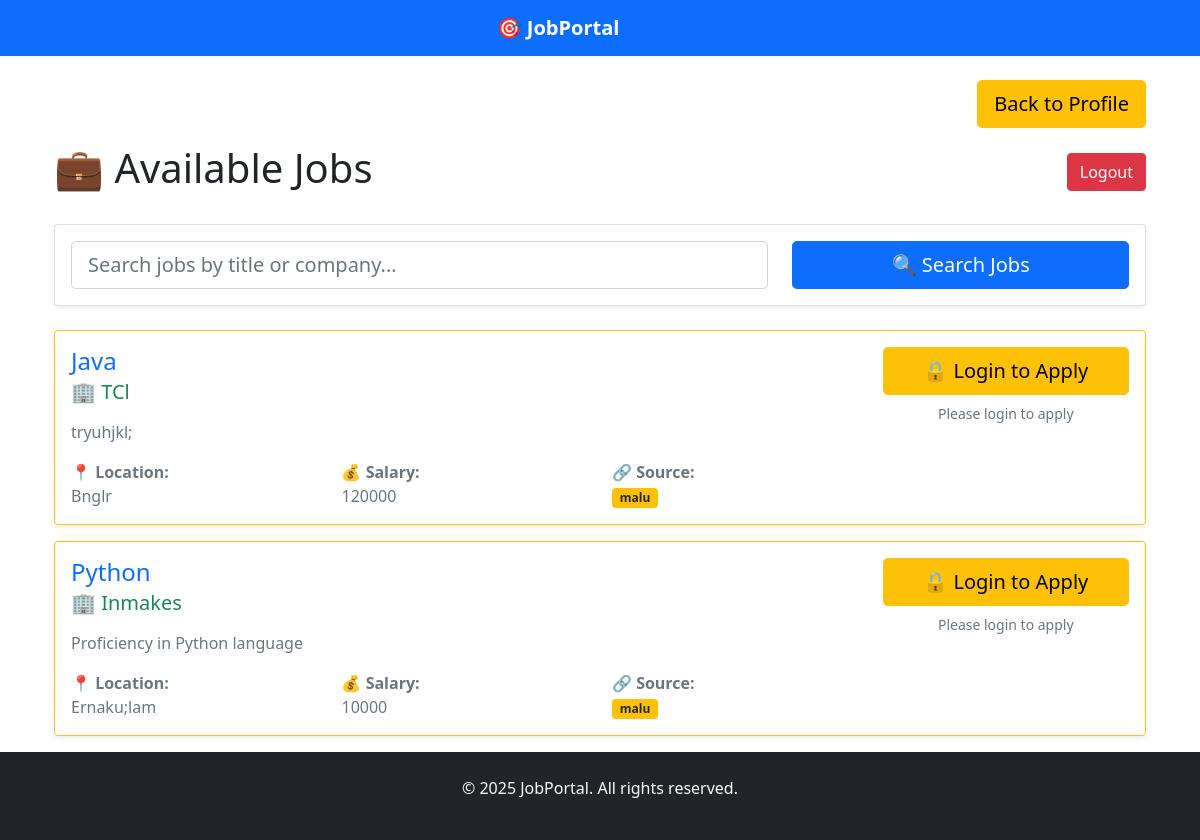
The app's page /jobs/, older data.
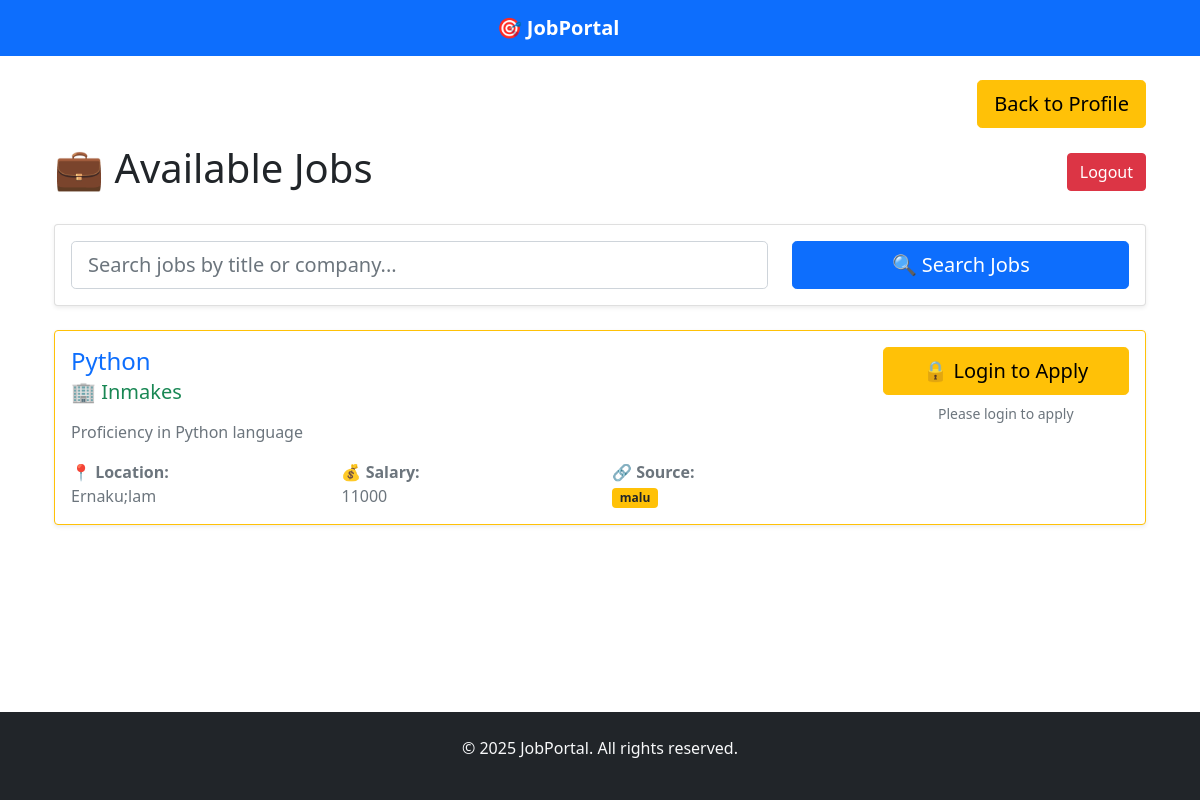
The same page, newer data.
### Portal/models.py (models this page shows, shortened)
class Job(models.Model):
    employer = models.ForeignKey(
        User,
        on_delete=models.CASCADE,
        related_name="jobs",
        limit_choices_to={"role": "employer"},
    )
    title = models.CharField(max_length=120)
    description = models.TextField()
    salary = models.CharField(max_length=50, blank=True)
    location = models.CharField(max_length=120)
    category = models.CharField(max_length=120)
    company = models.CharField(max_length=120)
    created_at = models.DateTimeField(auto_now_add=True)
    class Meta:
        ordering = ["-created_at"]

class User(AbstractUser):
    ROLE_CHOICES = (
        ("seeker", "Job Seeker"),
        ("employer", "Employer"),
    )
    role = models.CharField(max_length=10, choices=ROLE_CHOICES)

### Portal/views.py (the view)
# urls.py: path("jobs/", views.job_list, name="job_list"),
def job_list(request):
    search = request.GET.get("search", "")
    jobs = Job.objects.all()
    if search:
        jobs = jobs.filter(
            Q(title__icontains=search)
            | Q(company__icontains=search)
            | Q(description__icontains=search)
        )
    applied_jobs = []
    if request.user.is_authenticated:
        applied_jobs = Application.objects.filter(
            seeker=request.user  # Changed from 'user' to 'seeker'
        ).values_list("job_id", flat=True)
    return render(
        request,
        "seeker/job_list.html",
        {"jobs": jobs, "search": search, "applied_jobs": applied_jobs},
    )

### templates/seeker/job_list.html (shortened to what this page needs)
{% extends 'base.html' %}
{% block content %}
<div class="container">
    <div class="row">
        <div class="col-md-12">
            <div class="col-md-12 mb-3 text-end">
                <a href = "{% url 'dashboard' %}" class="justify-content-end btn btn-warning btn-lg w-10">
                    Back to Profile
                </a>
            </div>
            <div class="d-flex justify-content-between align-items-center mb-4">
                <div>
                    <h1>💼 Available Jobs</h1>
                </div>
                <form method="post" action="{% url 'logout' %}" style="display: inline;">
                    <button type="submit" class="btn btn-danger text-white fs-6">Logout</button>
                </form>
            </div>
            <div class="card mb-4">
                <div class="card-body">
                    <form method="get" class="row">
                        <div class="col-md-8">
                            <input type="text" name="search" class="form-control form-control-lg"
                                   placeholder="Search jobs by title or company..."
                                   value="{{ search }}">
                        </div>
                        <div class="col-md-4">
                            <button type="submit" class="btn btn-primary btn-lg w-100">
                                🔍 Search Jobs
                            </button>
                        </div>
                    </form>
                </div>
            </div>
            {% if jobs %}
                {% for job in jobs %}
                <div class="card mb-3 border-warning">
                    <div class="card-body">
                        <div class="row">
                            <div class="col-md-9">
                                <h4 class="card-title text-primary">{{ job.title }}</h4>
                                <h5 class="card-subtitle mb-3 text-success">
                                    🏢 {{ job.company }}
                                </h5>
                                <p class="card-text text-muted mb-3">
                                    {{ job.description }}
                                </p>
                                <div class="row text-muted">
                                    <div class="col-md-4">
                                        <strong>📍 Location:</strong><br>
                                        {{ job.location }}
                                    </div>
                                    <div class="col-md-4">
                                        <strong>💰 Salary:</strong><br>
                                        {{ job.salary }}
                                    </div>
                                    <div class="col-md-4">
                                        <strong>🔗 Source:</strong><br>
                                        <span class="badge bg-warning text-dark">{{ job.employer }}</span>
                                    </div>
                                </div>
                            </div>
                            <div class="col-md-3 text-center">
                                <div class="d-grid gap-2">
                                    {% if user.is_authenticated %}
                                        {% if job.id in applied_jobs %}
                                            <button class="btn btn-success btn-lg" disabled>
                                                ✅ Applied
                                            </button>
                                            <small class="text-muted">
                                                Application submitted
                                            </small>
                                        {% else %}
                                            <form method="post" action="{% url 'apply_job' job.id %}">
                                                {% csrf_token %}
                                                <button type="submit" class="btn btn-warning btn-lg">
                                                    ➡️ Apply Now
                                                </button>
                                            </form>
                                            <small class="text-muted">
                                                Submit your application
                                            </small>
                                        {% endif %}
                                    {% else %}
                                        <a href="{% url 'login' %}?next={{ request.path }}"
                                           class="btn btn-warning btn-lg">
                                            🔒 Login to Apply
                                        </a>
                                        <small class="text-muted">
                                            Please login to apply
                                        </small>
                                    {% endif %}
                                </div>
                            </div>
                        </div>
                    </div>
                </div>
                {% endfor %}
            {% endif %}
        </div>
    </div>
</div>
{% endblock %}

### templates/base.html (shortened to what this page needs)
<!DOCTYPE html>
<html lang="en">
<head>
    <link href="https://cdn.jsdelivr.net/npm/bootstrap@5.1.3/dist/css/bootstrap.min.css" rel="stylesheet">
</head>
<body>
    <nav class="navbar navbar-expand-lg navbar-dark bg-primary">
        <div class="container row text-center">
            <a class="navbar-brand" href="{% url 'home' %}">🎯 JobPortal</a>
        </div>
    </nav>
    <main class="container mt-4">
        {% block content %}{% endblock %}
    </main>
    <footer class="bg-dark text-light py-4">
        <div class="container text-center">
            <p>&copy; 2025 JobPortal. All rights reserved.</p>
        </div>
    </footer>
</body>
</html>

### templates/base.html (style rules this page uses)
.navbar-brand { font-weight: bold; }
.card { box-shadow: 0 0.125rem 0.25rem rgba(0, 0, 0, 0.075); border: 1px solid rgba(0, 0, 0, 0.125); }
body { display: flex; flex-direction: column; min-height: 100vh; }
main { flex: 1; }
footer { margin-top: auto; }

Row changes from the older to the newer data that the page shows:
removed Job: title "Java", company "TCl", description "tryuhjkl;", location "Bnglr", salary "120000", employer "malu"
changed Job "Python": salary "10000" → "11000"
